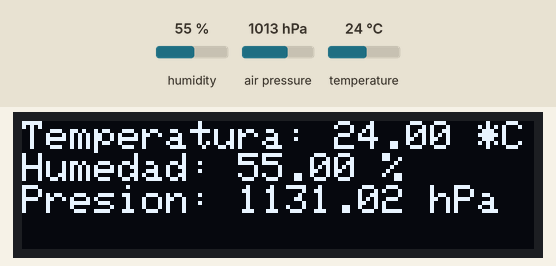
This sketch was run on a simulated Arduino Uno, built with avr-gcc and run on an emulated ATmega328P. Shown: 128×32 one-colour display. The test bench sets the inputs (shaded band); at power-on: humidity 55 %, air pressure 1013 hPa, temperature 24 °C. What the sketch prints to the serial monitor is not drawn.

Above: at 5.2 s.
5.3 s: humidity set to 22 %
At 7.6 s:
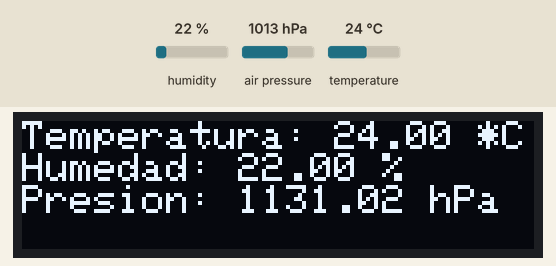
9.0 s: air pressure set to 952 hPa
At 10.9 s:
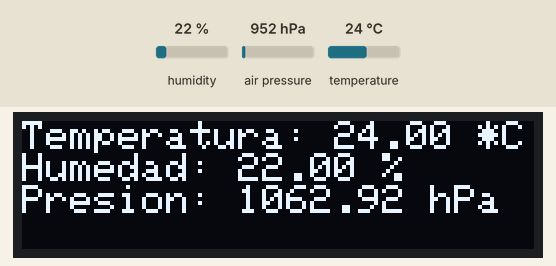
12.7 s: temperature set to 12 °C
At 14.2 s:
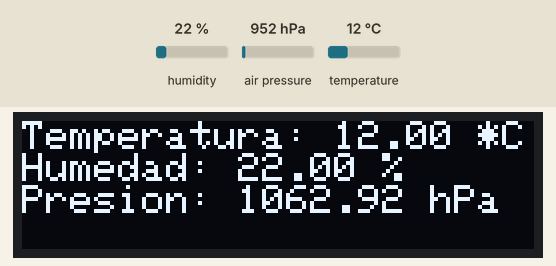
16.4 s: humidity set to 40 %
At 19.6 s:
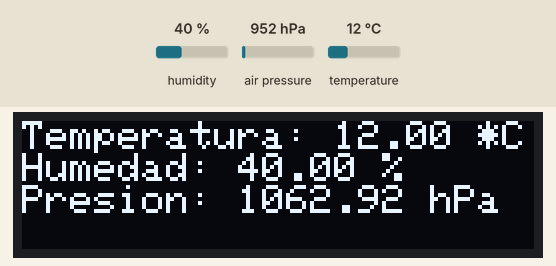
20.7 s: air pressure set to 975 hPa
At 22.9 s:
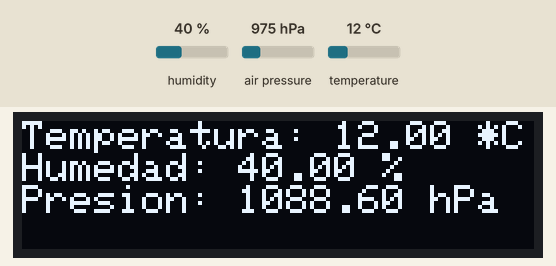
Timing chart, 0 to 24.4 s (numbered marks = the images above; inputs shaded):
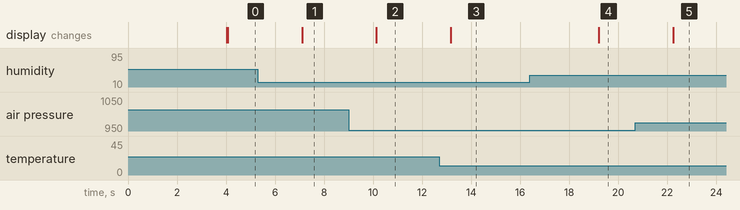

Measured:
- after the input at 5.3 s, the display: changes after 1.8 s (image 1)
- after the input at 9.0 s, the display: changes after 1.1 s (image 2)
- after the input at 12.7 s, the display: changes after 0.46 s (image 3)
- after the input at 16.4 s, the display: changes after 2.8 s (image 4)
- after the input at 20.7 s, the display: changes after 1.5 s (image 5)

The sketch:

bme280_oled.ino
```cpp
  #include <Adafruit_Sensor.h>
#include <Adafruit_BME280.h>

#include <SPI.h>
#include <Wire.h>
#include <Adafruit_GFX.h>
#include <Adafruit_SSD1306.h>


#define SCREEN_WIDTH 128 // OLED display width, in pixels
#define SCREEN_HEIGHT 32 // OLED display height, in pixels
#define OLED_RESET     4 // Reset pin # (or -1 if sharing Arduino reset pin)

Adafruit_BME280 bme; // I2C
Adafruit_SSD1306 display(SCREEN_WIDTH, SCREEN_HEIGHT, &Wire, OLED_RESET);


unsigned long delayTime;
float temperature;
float pressure;
float humidity;


void setup() {
   Serial.begin(9600);
   delay(4000);
   while(!Serial);    // time to get serial running
    Serial.println(F("BME280 test"));
    if(!display.begin(SSD1306_SWITCHCAPVCC, 0x3C)) { // Address 0x3C for 128x32
      Serial.println(F("SSD1306 allocation failed"));
     for(;;); // Don't proceed, loop forever
   }
    unsigned status;
    status = bme.begin();
    if (!status) {
        Serial.println("Could not find a valid BME280 sensor, check wiring, address, sensor ID!");
        Serial.print("SensorID was: 0x"); Serial.println(bme.sensorID(),16);
        Serial.print("        ID of 0xFF probably means a bad address, a BMP 180 or BMP 085\n");
        Serial.print("   ID of 0x56-0x58 represents a BMP 280,\n");
        Serial.print("        ID of 0x60 represents a BME 280.\n");
        Serial.print("        ID of 0x61 represents a BME 680.\n");
        while (1);
    }

    Serial.println("-- Default Test --");
    delayTime = 3000;

    Serial.println();

}

void loop() {

  temperature = bme.readTemperature();
  humidity = bme.readHumidity();
  //pressure = bme.readPressure() / 100.0F;
  pressure = bme.seaLevelForAltitude(920, bme.readPressure() / 100.0F);
  printValues(temperature, humidity, pressure);
  drawData(temperature, humidity, pressure);
  delay(delayTime);
}

void printValues(float t, float h, float p) {
    Serial.print("Temperatura = ");
    Serial.print(t);
    Serial.println(" *C");

    Serial.print("Humedad = ");
    Serial.print(h);
    Serial.println(" %");

    Serial.print("Presion = ");
    Serial.print(p);
    Serial.println(" hPa");

    Serial.println();
}

void drawData(float t, float h, float p) {
  display.clearDisplay();
  display.setTextSize(1);      // Normal 1:1 pixel scale
  display.setTextColor(WHITE); // Draw white text
  display.setCursor(0, 0);     // Start at top-left corner

  display.print(F("Temperatura: "));
  display.print(t);
  display.println(F(" *C"));

  display.print(F("Humedad: "));
  display.print(h);
  display.println(F(" %"));

  display.print(F("Presion: "));
  display.print(p);
  display.println(F(" hPa"));

  display.display();
}
```
